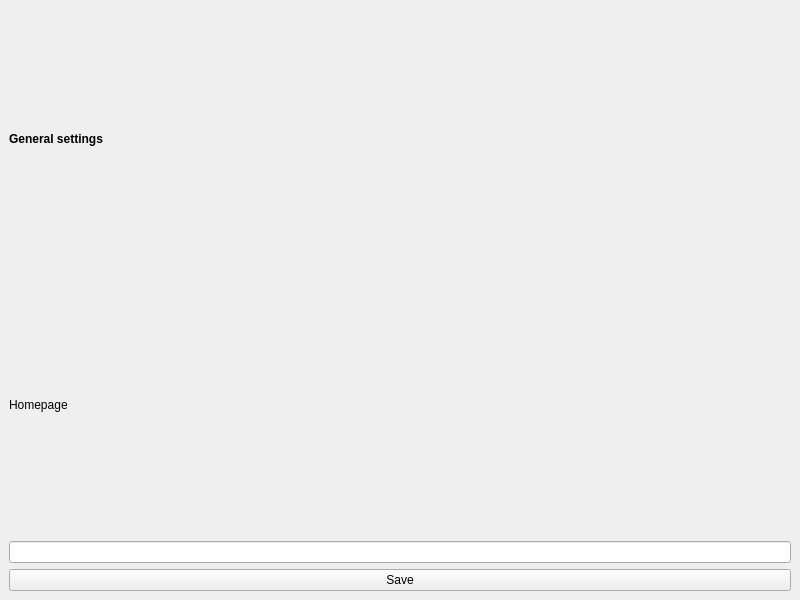
<?xml version="1.0" encoding="UTF-8"?>
<ui version="4.0">
 <class>Settings</class>
 <widget class="QMainWindow" name="Settings">
  <property name="geometry">
   <rect>
    <x>0</x>
    <y>0</y>
    <width>800</width>
    <height>600</height>
   </rect>
  </property>
  <property name="windowTitle">
   <string>MainWindow</string>
  </property>
  <widget class="QWidget" name="centralwidget">
   <layout class="QVBoxLayout" name="verticalLayout">
    <item>
     <widget class="QLabel" name="general">
      <property name="text">
       <string>&lt;b&gt;General settings&lt;/b&gt;</string>
      </property>
      <property name="textFormat">
       <enum>Qt::RichText</enum>
      </property>
     </widget>
    </item>
    <item>
     <widget class="QLabel" name="homepage">
      <property name="text">
       <string>Homepage</string>
      </property>
     </widget>
    </item>
    <item>
     <widget class="QLineEdit" name="homepageBar"/>
    </item>
    <item>
     <widget class="QPushButton" name="saveButton">
      <property name="text">
       <string>Save</string>
      </property>
     </widget>
    </item>
   </layout>
  </widget>
 </widget>
 <resources/>
 <connections/>
</ui>
